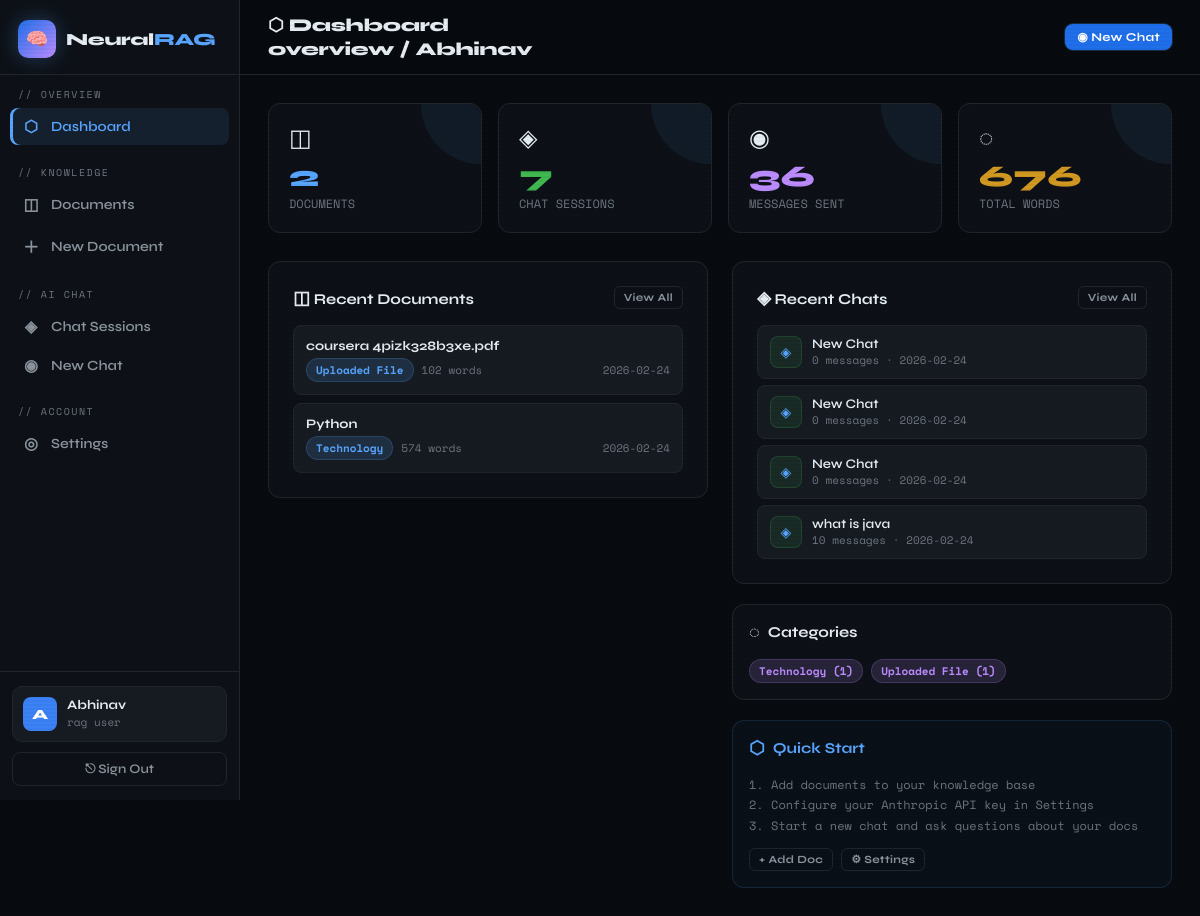
The app's page /dashboard (signed in) with its own data.
### tables this page shows
CREATE TABLE documents (
            id INTEGER PRIMARY KEY AUTOINCREMENT,
            user_id INTEGER NOT NULL,
            title TEXT NOT NULL,
            content TEXT NOT NULL,
            category TEXT DEFAULT 'General',
            tags TEXT DEFAULT '',
            word_count INTEGER DEFAULT 0,
            created_at TEXT DEFAULT (datetime('now')),
            updated_at TEXT DEFAULT (datetime('now')),
            FOREIGN KEY (user_id) REFERENCES users(id) ON DELETE CASCADE
        );

CREATE TABLE chat_sessions (
            id INTEGER PRIMARY KEY AUTOINCREMENT,
            user_id INTEGER NOT NULL,
            title TEXT DEFAULT 'New Chat',
            created_at TEXT DEFAULT (datetime('now')),
            FOREIGN KEY (user_id) REFERENCES users(id) ON DELETE CASCADE
        );

### app.py (the view)
@app.route('/dashboard')
@login_required
def dashboard():
    db = get_db()
    uid = session['user_id']
    user = get_current_user()
    stats = {
        'docs':  db.execute('SELECT COUNT(*) FROM documents WHERE user_id=?', (uid,)).fetchone()[0],
        'chats': db.execute('SELECT COUNT(*) FROM chat_sessions WHERE user_id=?', (uid,)).fetchone()[0],
        'msgs':  db.execute('SELECT COUNT(*) FROM chat_messages WHERE user_id=?', (uid,)).fetchone()[0],
        'words': db.execute('SELECT COALESCE(SUM(word_count),0) FROM documents WHERE user_id=?', (uid,)).fetchone()[0],
    }
    recent_docs = db.execute(
        'SELECT * FROM documents WHERE user_id=? ORDER BY updated_at DESC LIMIT 5', (uid,)
    ).fetchall()
    recent_sessions = db.execute(
        'SELECT s.*, COUNT(m.id) as msg_count FROM chat_sessions s '
        'LEFT JOIN chat_messages m ON s.id=m.session_id '
        'WHERE s.user_id=? GROUP BY s.id ORDER BY s.created_at DESC LIMIT 4', (uid,)
    ).fetchall()
    categories = db.execute(
        'SELECT category, COUNT(*) as cnt FROM documents WHERE user_id=? GROUP BY category', (uid,)
    ).fetchall()
    return render_template('dashboard.html', user=user, stats=stats,
                           recent_docs=recent_docs, recent_sessions=recent_sessions,
                           categories=categories)

### app.py (called while the page is built)
def get_db():
    if 'db' not in g:
        g.db = sqlite3.connect(app.config['DB_PATH'])
        g.db.row_factory = sqlite3.Row
        g.db.execute("PRAGMA foreign_keys = ON")
    return g.db

def login_required(f):
    @wraps(f)
    def decorated(*args, **kwargs):
        if 'user_id' not in session:
            flash('Please sign in to continue.', 'warning')
            return redirect(url_for('login'))
        return f(*args, **kwargs)
    return decorated

def get_current_user():
    if 'user_id' not in session:
        return None
    db = get_db()
    return db.execute('SELECT * FROM users WHERE id = ?', (session['user_id'],)).fetchone()

@app.context_processor
def inject_helpers():
    return dict(get_current_user=get_current_user)

### templates/dashboard.html (shortened to what this page needs)
{% extends "base.html" %}
{% block page_title %}⬡ Dashboard{% endblock %}
{% block page_sub %}overview / {{ session.username }}{% endblock %}
{% block topbar_right %}
  <a href="{{ url_for('chat_new') }}" class="btn btn-primary btn-sm">◉ New Chat</a>
{% endblock %}
{% block content %}
<div class="stats-row">
  <div class="stat-card">
    <div class="sc-icon">◫</div>
    <div class="sc-val" style="color:var(--primary)">{{ stats.docs }}</div>
    <div class="sc-label">documents</div>
  </div>
  <div class="stat-card">
    <div class="sc-icon">◈</div>
    <div class="sc-val" style="color:var(--accent)">{{ stats.chats }}</div>
    <div class="sc-label">chat sessions</div>
  </div>
  <div class="stat-card">
    <div class="sc-icon">◉</div>
    <div class="sc-val" style="color:var(--accent2)">{{ stats.msgs }}</div>
    <div class="sc-label">messages sent</div>
  </div>
  <div class="stat-card">
    <div class="sc-icon">◌</div>
    <div class="sc-val" style="color:var(--warn)">{{ stats.words }}</div>
    <div class="sc-label">total words</div>
  </div>
</div>
<div class="grid-2" style="gap:24px;align-items:start">
  <div class="card">
    <div class="card-title" style="justify-content:space-between">
      <span><span class="ct-icon">◫</span> Recent Documents</span>
      <a href="{{ url_for('documents') }}" class="btn btn-ghost btn-xs">View All</a>
    </div>
    {% if recent_docs %}
    <div style="display:flex;flex-direction:column;gap:8px">
      {% for doc in recent_docs %}
      <a href="{{ url_for('doc_view', doc_id=doc.id) }}" style="text-decoration:none">
        <div style="padding:12px;border-radius:8px;background:var(--surface2);border:1px solid var(--border);transition:.15s"
             onmouseover="this.style.borderColor='var(--border2)'" onmouseout="this.style.borderColor='var(--border)'">
          <div style="font-size:13px;font-weight:700;color:var(--text);margin-bottom:4px">{{ doc.title }}</div>
          <div style="display:flex;align-items:center;gap:8px">
            <span class="badge badge-blue">{{ doc.category }}</span>
            <span class="text-muted" style="font-size:11px">{{ doc.word_count }} words</span>
            <span class="text-muted" style="font-size:11px;margin-left:auto">{{ doc.updated_at[:10] }}</span>
          </div>
        </div>
      </a>
      {% endfor %}
    </div>
    {% endif %}
  </div>
  <div style="display:flex;flex-direction:column;gap:20px">
    <div class="card">
      <div class="card-title" style="justify-content:space-between">
        <span><span class="ct-icon">◈</span> Recent Chats</span>
        <a href="{{ url_for('chat_list') }}" class="btn btn-ghost btn-xs">View All</a>
      </div>
      {% if recent_sessions %}
      <div style="display:flex;flex-direction:column;gap:6px">
        {% for s in recent_sessions %}
        <a href="{{ url_for('chat_session', session_id=s.id) }}" style="text-decoration:none">
          <div style="padding:10px 12px;border-radius:8px;background:var(--surface2);border:1px solid var(--border);display:flex;align-items:center;gap:10px;transition:.15s"
               onmouseover="this.style.borderColor='var(--border2)'" onmouseout="this.style.borderColor='var(--border)'">
            <div style="width:32px;height:32px;border-radius:8px;background:rgba(63,185,80,.1);border:1px solid rgba(63,185,80,.2);display:flex;align-items:center;justify-content:center;font-size:14px">◈</div>
            <div style="flex:1;min-width:0">
              <div style="font-size:13px;font-weight:600;color:var(--text);white-space:nowrap;overflow:hidden;text-overflow:ellipsis">{{ s.title }}</div>
              <div class="text-muted" style="font-size:11px">{{ s.msg_count }} messages · {{ s.created_at[:10] }}</div>
            </div>
          </div>
        </a>
        {% endfor %}
      </div>
      {% else %}
      <div class="empty-state" style="padding:20px 0">
        <div style="font-size:13px;color:var(--text3)">No chats yet.</div>
        <a href="{{ url_for('chat_new') }}" class="btn btn-green btn-sm" style="margin-top:10px">Start Chatting</a>
      </div>
      {% endif %}
    </div>
    {% if categories %}
    <div class="card card-sm">
      <div class="card-title"><span class="ct-icon">◌</span> Categories</div>
      <div style="display:flex;flex-wrap:wrap;gap:8px">
        {% for cat in categories %}
        <a href="{{ url_for('documents', cat=cat.category) }}" class="badge badge-purple" style="text-decoration:none">
          {{ cat.category }} ({{ cat.cnt }})
        </a>
        {% endfor %}
      </div>
    </div>
    {% endif %}
    <div class="card card-sm" style="background:rgba(88,166,255,.03);border-color:rgba(88,166,255,.15)">
      <div class="card-title" style="color:var(--primary)"><span class="ct-icon">⬡</span> Quick Start</div>
      <div style="display:flex;flex-direction:column;gap:8px">
        <div style="font-size:12px;color:var(--text3);font-family:'Space Mono',monospace;line-height:1.7">
          1. Add documents to your knowledge base<br>
          2. Configure your Anthropic API key in Settings<br>
          3. Start a new chat and ask questions about your docs
        </div>
        <div style="display:flex;gap:8px;margin-top:4px">
          <a href="{{ url_for('doc_create') }}" class="btn btn-ghost btn-xs">+ Add Doc</a>
          <a href="{{ url_for('settings') }}" class="btn btn-ghost btn-xs">⚙ Settings</a>
        </div>
      </div>
    </div>
  </div>
</div>
{% endblock %}

### templates/base.html (shortened to what this page needs)
<!DOCTYPE html>
<html lang="en">
<head>
</head>
<body>
{% if session.get('user_id') %}
<aside class="sidebar" id="sidebar">
  <div class="sb-brand">
    <div class="sb-logo">🧠</div>
    <div class="sb-name">Neural<span>RAG</span></div>
  </div>
  <nav class="sb-nav">
    <div class="sb-group">
      <div class="sb-label">// overview</div>
      <a href="{{ url_for('dashboard') }}" class="sb-link {% if request.endpoint=='dashboard' %}active{% endif %}">
        <span class="sb-icon">⬡</span> Dashboard
      </a>
    </div>
    <div class="sb-group">
      <div class="sb-label">// knowledge</div>
      <a href="{{ url_for('documents') }}" class="sb-link {% if 'doc' in (request.endpoint or '') %}active{% endif %}">
        <span class="sb-icon">◫</span> Documents
      </a>
      <a href="{{ url_for('doc_create') }}" class="sb-link">
        <span class="sb-icon">＋</span> New Document
      </a>
    </div>
    <div class="sb-group">
      <div class="sb-label">// ai chat</div>
      <a href="{{ url_for('chat_list') }}" class="sb-link {% if 'chat' in (request.endpoint or '') %}active{% endif %}">
        <span class="sb-icon">◈</span> Chat Sessions
      </a>
      <a href="{{ url_for('chat_new') }}" class="sb-link">
        <span class="sb-icon">◉</span> New Chat
      </a>
    </div>
    <div class="sb-group">
      <div class="sb-label">// account</div>
      <a href="{{ url_for('settings') }}" class="sb-link {% if request.endpoint=='settings' %}active{% endif %}">
        <span class="sb-icon">◎</span> Settings
      </a>
    </div>
  </nav>
  <div class="sb-footer">
    <div class="user-card">
      <div class="u-avatar" style="background:{{ get_current_user()['avatar_color'] if get_current_user() else '#6c63ff' }}">
        {{ session.username[0].upper() }}
      </div>
      <div>
        <div class="u-name">{{ session.username }}</div>
        <div class="u-sub">rag user</div>
      </div>
    </div>
    <a href="{{ url_for('logout') }}" class="logout-link">⎋ Sign Out</a>
  </div>
</aside>
<div class="main">
  <div class="topbar">
    <div>
      <div class="page-heading">{% block page_title %}{% endblock %}</div>
      <div class="page-heading ph-sub" style="margin-top:2px">{% block page_sub %}{% endblock %}</div>
    </div>
    <div>{% block topbar_right %}{% endblock %}</div>
  </div>
  <div class="content">{% block content %}{% endblock %}</div>
</div>
{% else %}
{% block auth_content %}{% endblock %}
{% endif %}
</body>
</html>

### records on screen
documents: title "coursera 4pizk328b3xe.pdf", category "Uploaded File", word_count "102", updated_at "2026-02-24", cnt "1"
documents: title "Python", category "Technology", word_count "574", updated_at "2026-02-24", cnt "1"
chat_sessions: title "New Chat", msg_count "0", created_at "2026-02-24"
chat_sessions: title "New Chat", msg_count "0", created_at "2026-02-24"
chat_sessions: title "New Chat", msg_count "0", created_at "2026-02-24"
chat_sessions: title "what is java", msg_count "10", created_at "2026-02-24"

### other values on screen
{{ session.username[0].upper() }} "A"
{{ session.username }} "Abhinav"
{{ stats.docs }} "2"
{{ stats.chats }} "7"
{{ stats.msgs }} "36"
{{ stats.words }} "676"
